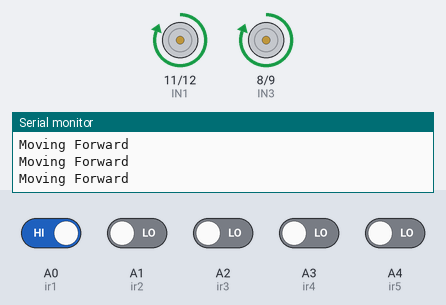
Bench run of a sketch on a simulated Arduino Uno, built with avr-gcc and run on an emulated ATmega328P. Shown: motor-driver pin pairs drawn as motors (green arrow = first pin HIGH = forward, orange = second pin HIGH = backward, longer = more drive, scaled by the enable pin), the last lines printed to the serial monitor. The inputs (shaded band) are chosen by the test bench; at power-on: A0 (ir1) HIGH, A1 (ir2), A2 (ir3), A3 (ir4), A4 (ir5) LOW.

Above: at 1.2 s.
1.3 s: A1 (ir2) driven HIGH
At 2.3 s:
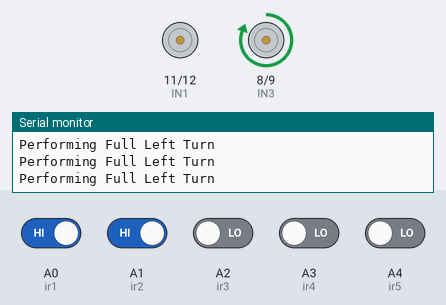
2.8 s: A2 (ir3) driven HIGH
At 4.0 s:
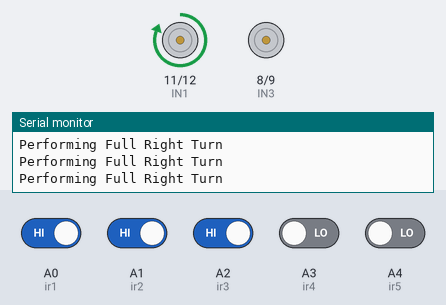
4.3 s: A0 (ir1) driven LOW
At 5.7 s:
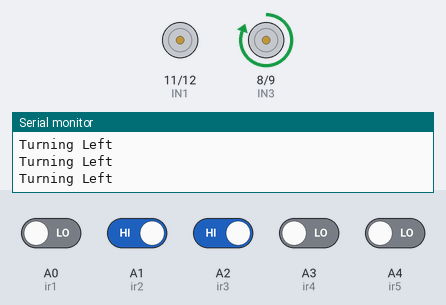
6.2 s: A0 (ir1) driven HIGH
At 6.5 s:
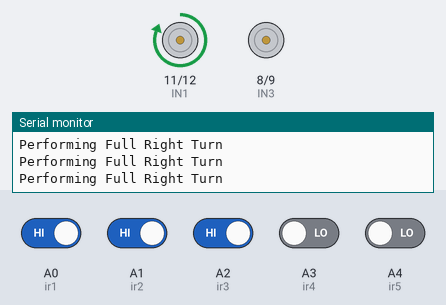
11.1 s: A1 (ir2) driven LOW
At 12.0 s:
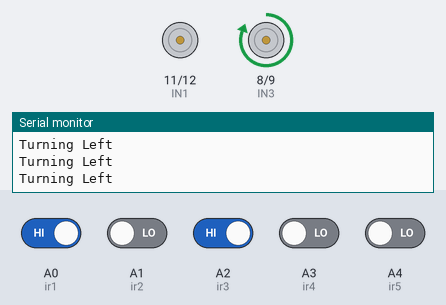
Timing chart, 0 to 14.1 s (numbered marks = the images above; inputs shaded):
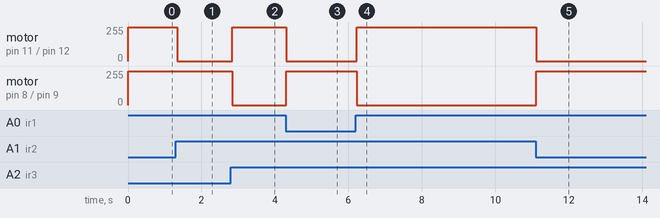

The sketch:

harshVvSMS.ino
```cpp
// Motor Pin Definitions
#define IN1 11  // Left Motor IN1
#define IN2 12  // Left Motor IN2
#define IN3 8  // Right Motor IN1
#define IN4 9  // Right Motor IN2
#define ENA 5  // Left Motor Enable Pin
#define ENB 10 // Right Motor Enable Pin

// Define motor control pins
//const int in1 = 11;
//const int in2 = 12;
//const int pwmA = 5;
//const int in3 = 8;
//const int in4 = 9;
//const int pwmB = 10;
// IR Sensor Connections
#define ir1 A0
#define ir2 A1
#define ir3 A2 // This is your s3 sensor
#define ir4 A3
#define ir5 A4

void setup() {
  Serial.begin(9600); // Initialize serial communication

  // Set motor control pins as outputs
  pinMode(IN1, OUTPUT);
  pinMode(IN2, OUTPUT);
  pinMode(IN3, OUTPUT);
  pinMode(IN4, OUTPUT);
  pinMode(ENA, OUTPUT);
  pinMode(ENB, OUTPUT);

  // Set IR sensor pins as inputs
  pinMode(ir1, INPUT);
  pinMode(ir2, INPUT);
  pinMode(ir3, INPUT);
  pinMode(ir4, INPUT);
  pinMode(ir5, INPUT);
}

// Motor control functions
void setMotorSpeed(int leftSpeed, int rightSpeed) {
  analogWrite(ENA, leftSpeed);
  analogWrite(ENB, rightSpeed);
}

void moveForward() {
  Serial.println("Moving Forward");
  setMotorSpeed(255, 255);
  digitalWrite(IN1, HIGH);
  digitalWrite(IN2, LOW);
  digitalWrite(IN3, HIGH);
  digitalWrite(IN4, LOW);
}

void turnRight() {
  Serial.println("Turning Right");
  setMotorSpeed(255, 255);
  digitalWrite(IN1, HIGH);
  digitalWrite(IN2, LOW);
  digitalWrite(IN3, LOW);
  digitalWrite(IN4, LOW);
}

void turnLeft() {
  Serial.println("Turning Left");
  setMotorSpeed(255, 255);
  digitalWrite(IN1, LOW);
  digitalWrite(IN2, LOW);
  digitalWrite(IN3, HIGH);
  digitalWrite(IN4, LOW);
}

void stopMotors() {
  Serial.println("Stopping Motors");
  setMotorSpeed(0, 0);
  digitalWrite(IN1, LOW);
  digitalWrite(IN2, LOW);
  digitalWrite(IN3, LOW);
  digitalWrite(IN4, LOW);
}

void turnLeftFull() {
  Serial.println("Performing Full Left Turn");
  setMotorSpeed(255, 255);
  digitalWrite(IN1, LOW);
  digitalWrite(IN2, LOW);
  digitalWrite(IN3, HIGH);
  digitalWrite(IN4, LOW);
  delay(10); // Adjust duration for a full 90-degree turn
}

void turnRightFull() {
  Serial.println("Performing Full Right Turn");
  setMotorSpeed(255, 255);
  digitalWrite(IN1, HIGH);
  digitalWrite(IN2, LOW);
  digitalWrite(IN3, LOW);
  digitalWrite(IN4, LOW);
  delay(10); // Adjust duration for a full 90-degree turn
}

void handleWhiteLine() {
  int s1 = digitalRead(ir1);
  int s2 = digitalRead(ir2);
  int s3 = digitalRead(ir3);
  int s4 = digitalRead(ir4);
  int s5 = digitalRead(ir5);

  // Exit early if the center sensor is active or all sensors are off
  if (s3 == 1 || (s1 == 0 && s2 == 0 && s4 == 0 && s5 == 0)) {
    return;
  }

  // Conditions for movement
  if (s1 == 0 && s2 == 0 && s3 == 1 && s4 == 0 && s5 == 0) {
    moveForward(); // Only s3 detects the line
  } else if (s1 == 1 && s2 == 1 && s3 == 1 && s4 == 1 && s5 == 1) {
    moveForward(); // All sensors on the line
  } else if (s1 == 0 && s2 == 1 && s3 == 1) {
    turnLeft(); // Slight turn to the right
  } else if (s1 == 1 && s2 == 0 && s3 == 1) {
    turnLeft(); // Slight turn to the left
  } else if ((s1 == 0 && s2 == 0 && s4 == 1) ||
             (s1 == 0 && s2 == 0 && s4 == 1 && s5 == 1) ||
             (s1 == 0 && s2 == 0 && s3 == 1 && s4 == 1) ||
             (s1 == 0 && s2 == 1 && s3 == 1 && s4 == 1)) {
    turnRightFull(); // Handle various full right turn conditions
  } else if (s1 == 0 && s2 == 1 && s3 == 1 && s4 == 1 && s5 == 1) {
    turnRightFull(); // Perform a full left turn
  } else if ((s1 == 1 && s2 == 1 && s3 == 0 && s4 == 0 && s5 == 0) ||
             (s1 == 1 && s2 == 1 && s3 == 1 && s4 == 0 && s5 == 0) ||
             (s1 == 1 && s2 == 1 && s3 == 1 && s4 == 1 && s5 == 0)) {
    turnLeftFull(); // Perform a full right turn
  } else if (s1 == 0 && s2 == 0 && s4 == 1 && s5 == 1) {
    turnRightFull(); // Perform a full left turn
  } else if (s1 == 1 && s2 == 1 && s3 == 1 && s4 == 0 && s5 == 0) {
    turnLeftFull(); // Perform a full left turn
  } else {
    moveForward(); // Default action
  }
}

void handleBlackLine() {
  int s1 = digitalRead(ir1);
  int s2 = digitalRead(ir2);
  int s3 = digitalRead(ir3);
  int s4 = digitalRead(ir4);
  int s5 = digitalRead(ir5);

// Exit early if the center sensor is active or all sensors are off
  if (s3 == 0 || (s1 == 1 && s2 == 1 && s4 == 1 && s5 == 1)) {
    return;
  }
  if (s1 == 0 && s2 == 0 && s3 == 0 && s4 == 0 && s5 == 0) {
    moveForward(); // All sensors off the line
  } else if (s1 == 1 && s2 == 1 && s3 == 0 && s4 == 1 && s5 == 1) {
    moveForward(); // s3 sensor on the line
  } else if ((s1 == 0 && s2 == 1) || (s1 == 0 && s2 == 0 && s3 == 1) ||
             (s1 == 1 && s2 == 0 && s3 == 1)) {
    turnLeft(); // Sensors detecting a turn to the left
  } else if ((s1 == 1 && s2 == 1 && s4 == 0 && s5 == 1) ||
             (s1 == 1 && s2 == 1 && s3 == 0 && s4 == 0)) {
    turnRight(); // Sensors detecting a turn to the right
  }

  // Perform full turns for specific conditions
  if (s1 == 0 && s2 == 1 && s3 == 1 && s4 == 1 && s5 == 1) {
    turnLeftFull(); // Perform a full left turn
  } else if ((s1 == 1 && s2 == 1 && s3 == 0 && s4 == 0 && s5 == 0) ||
             (s1 == 1 && s2 == 1 && s3 == 1 && s4 == 0 && s5 == 0) ||
             (s1 == 1 && s2 == 1 && s3 == 1 && s4 == 1 && s5 == 0)) {
    turnRightFull(); // Perform a full right turn
  } else if (s1 == 0 && s2 == 0 && s3 == 0 && s4 == 1 && s5 == 1) {
    turnLeftFull(); // Perform a full left turn
  } else if (s1 == 1 && s2 == 0 && s3 == 0 && s4 == 0 && s5 == 1) {
    turnLeftFull(); // Perform a full left turn
  }

  // Continue moving forward if the middle sensors are active
  if (s2 == 1 && s3 == 0) {
    moveForward();
  }

  delay(10); // Adjust the delay as needed
}

// Main loop
  void loop() {
  handleWhiteLine();
  handleBlackLine();
}
```

Measured:
- after the input at 1.3 s, motor on pin 11 (IN1) / pin 12 (IN2): forward 255/255 → stopped at once
- after the input at 2.8 s, motor on pin 11 (IN1) / pin 12 (IN2): stopped → forward 255/255 at once; motor on pin 8 (IN3) / pin 9 (IN4): forward 255/255 → stopped at once
- after the input at 4.3 s, motor on pin 11 (IN1) / pin 12 (IN2): forward 255/255 → stopped at once; motor on pin 8 (IN3) / pin 9 (IN4): stopped → forward 255/255 at once
- after the input at 6.2 s, motor on pin 11 (IN1) / pin 12 (IN2): stopped → forward 255/255 at once; motor on pin 8 (IN3) / pin 9 (IN4): forward 255/255 → stopped at once
- after the input at 11.1 s, motor on pin 11 (IN1) / pin 12 (IN2): forward 255/255 → stopped at once; motor on pin 8 (IN3) / pin 9 (IN4): stopped → forward 255/255 at once
